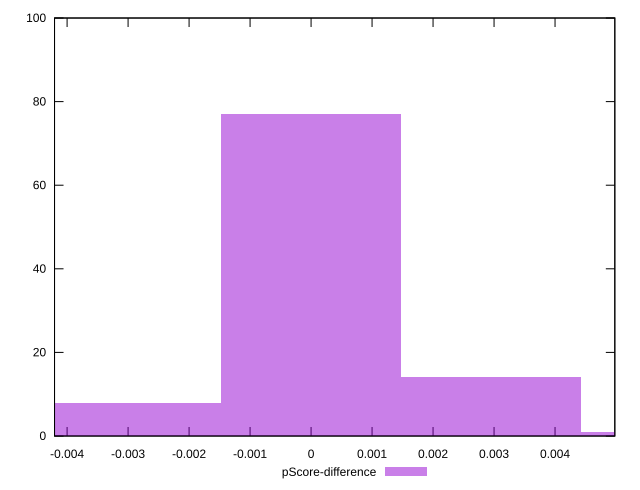

Reproduce this figure in gnuplot.
reset

$pScoreDifference <<EOF
0 77
-0.0029527766171939776 8
0.0029527766171939776 14
0.005905553234387955 1
EOF

set key outside below
set boxwidth 0.0029527766171939776
set xrange [-0.004205867824642856:0.004980020375018268]
set yrange [0:100]
set trange [0:100]
set style fill transparent solid 0.5 noborder
set terminal svg size 640, 490 enhanced background rgb 'white'
set output "report_00014_2021-02-09T15:56:05.503Z/estimated-input-latency/samples/pages/pScore-difference/histogram.svg"

plot $pScoreDifference title "pScore-difference" with boxes

reset
